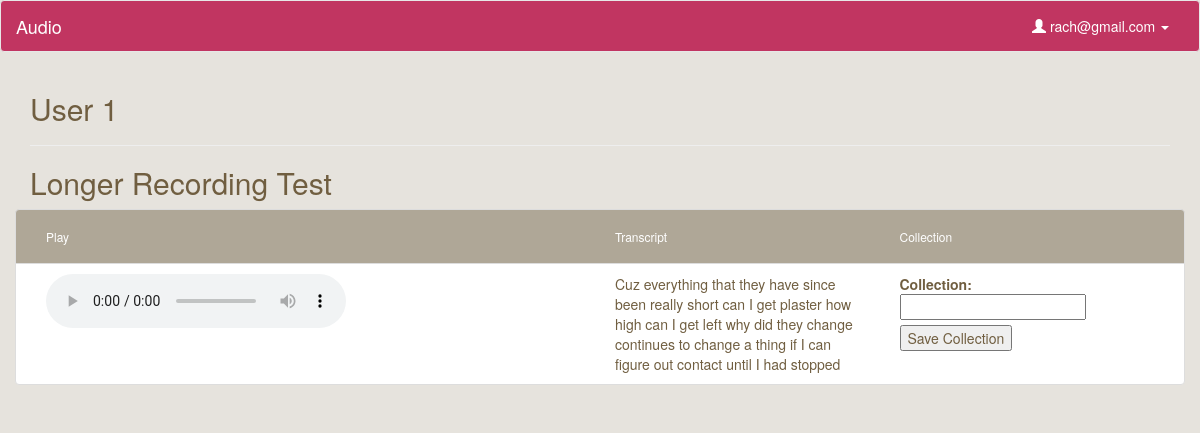
/listen/7 (signed in), run on an earlier commit of the app's database.
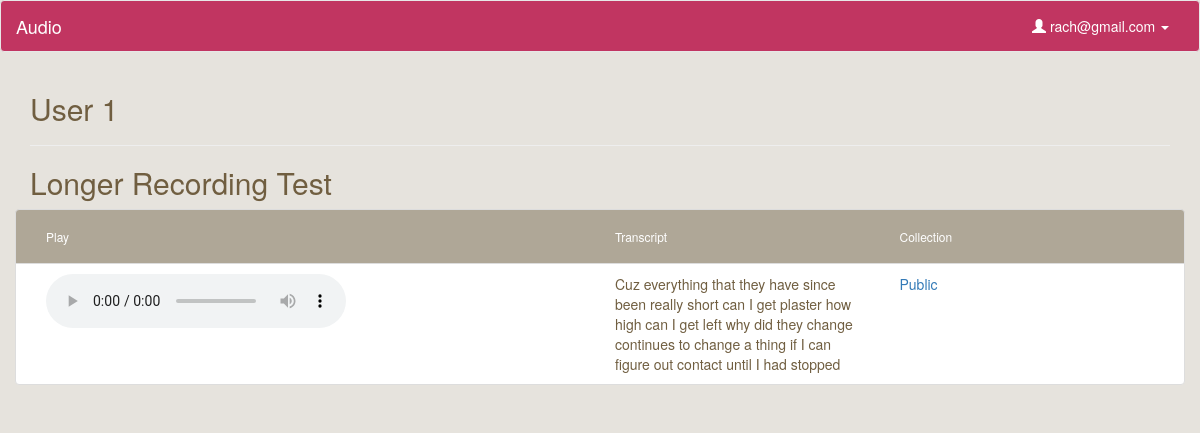
And on a later commit of the database.
### model.py (models this page shows, shortened)
class CollectionsUploads(db.Model):
    __tablename__ = "CollectionsUploads"
    id = db.Column(db.Integer, autoincrement=True, primary_key=True)
    collection_id = db.Column(db.Integer, db.ForeignKey('Collections.id'), nullable=False)
    upload_id = db.Column(db.Integer, db.ForeignKey('Uploads.id'), nullable=False)
    collection = db.relationship("Collection", backref=db.backref("collectionsuploads", order_by=id))
    upload = db.relationship("Upload", backref=db.backref("collectionsuploads", order_by=id))
    def __repr__(self):
        return "<CollectionsUploads id: %s collection_id: %s upload_id: %s>" % (
        self.id, self.collection_id, self.upload_id)

class Collection(db.Model):
    __tablename__ = "Collections"
    id = db.Column(db.Integer, autoincrement=True, primary_key=True)
    user_id = db.Column(db.Integer, db.ForeignKey('Users.id'), nullable=False)
    title = db.Column(db.String, nullable=False, default='Untitled Collection')
    user = db.relationship("User", backref=db.backref("collections", order_by=id))

### server.py (the view)
@app.route('/listen/<int:id>')
def listen_audio(id):
	"""Show more information about the single user logged in."""
	if 'email' in session: # if logged in
		user_email = session['email']
		user = User.query.filter_by(email=user_email).first()
		print "User ID of this user: ", user.id
		this_file = Upload.query.filter_by(id=id).first()
		print "User ID of this file: ", this_file.id
		parent_collections = this_file.collectionsuploads
		print "*******This upload belongs to: ", parent_collections
		if this_file.user_id == user.id:
			return render_template('listen.html', user=user, upload=this_file)
		else:
			flash('You don\'t have access to view this page')
			return redirect('/')

### templates/listen.html
{% extends 'base.html' %}
{% block content %}
    <h2>User {{ user.id }}</h2>
    <hr>
    <h2>{{ upload.title }}</h2>
    <div class="file-box">
        <ul class="list-group">
            <li class="list-group-item list-group-heading row">
                <div class="name col-sm-6">
                    <h6>Play</h6>
                </div>
                <div class="type col-sm-3">
                    <h6>Transcript</h6>
                </div>
                <div class="share col-sm-3">
                    <h6>Collection</h6>
                </div>
            </li>
            <li class="list-group-item row">
                <div class="col-sm-6">
                    <audio controls>
                        <source src="/uploads/{{ upload.path }}" type="audio/wav">
                    </audio>
                </div>
                <div class="col-sm-3">
                    {{ upload.transcript }}
                </div>
                <div class="col-sm-3">
                    {% if upload.collectionsuploads %}
                        {% for uc in upload.collectionsuploads %}
                            <a href="/collection/{{ uc.collection.id }}">{{ uc.collection.title }}</a>
                        {% endfor %}
                    {% else %}
                        <form action="/add/{{ upload.id }}" method="POST">
                            <label>Collection:
                                <input type="text" name="collection">
                            </label>
                            <input type="submit" value="Save Collection">
                        </form>
                    {% endif %}
                </div>
            </li>
        </ul>
    </div>
{% endblock %}

What changed in the data, as far as the page shows it:
added CollectionsUploads: collection "Public"
Also different on the page:
form field value: "Save Collection" → (not shown)
text no longer shown: "Collection:"
